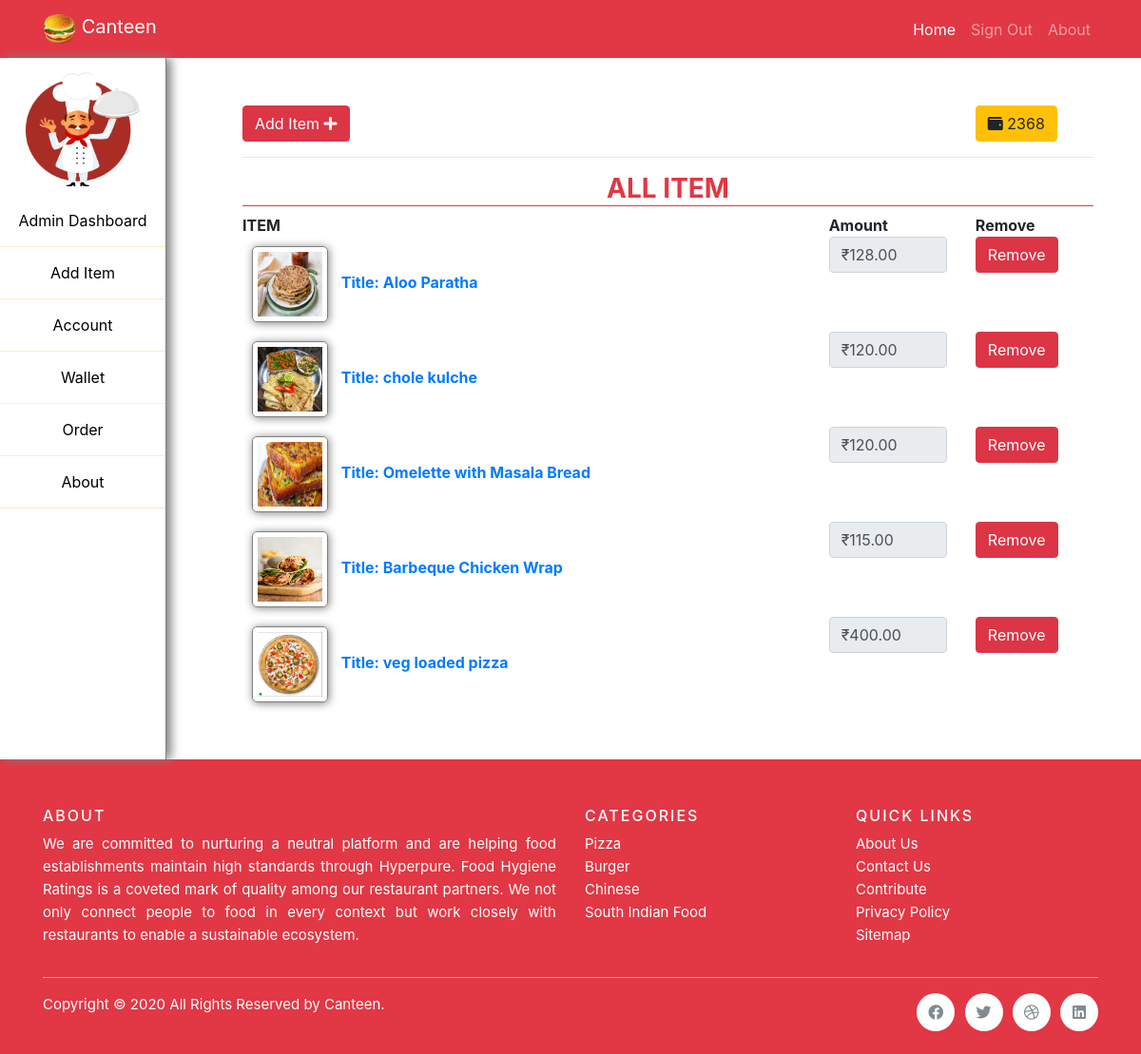
Screenshot of /additem.php (signed in) with the database file from the repository.
### tables this page shows
CREATE TABLE `menu` (
  `id` int(250) NOT NULL,
  `uid` varchar(250) NOT NULL,
  `iid` varchar(250) NOT NULL,
  `email` varchar(250) NOT NULL,
  `userImage` varchar(250) NOT NULL,
  `imagetitle` varchar(250) NOT NULL,
  `imagedescription` varchar(250) NOT NULL,
  `imageprice` varchar(250) NOT NULL,
  `updateDate` varchar(250) NOT NULL,
  `foodType` varchar(250) NOT NULL
);

### additem.php (the view, shortened to what this page needs)
<?php
require("includes/database.php");
if(!isset($_SESSION["adminEmail"])) {
    header("location: index.php");
} else {
    $localEmail = $_SESSION['adminEmail'];
}
?>
<!DOCTYPE html>
<html lang="en">
<head>
    <link rel="stylesheet" href="css/basic.css" type="text/css" />
    <link rel="stylesheet" href="css/index.css" type="text/css" />
    <link rel="stylesheet" href="CDN/css/bootstrap.css" type="text/css" />
    <link rel="stylesheet" type="text/css" href="https://cdnjs.cloudflare.com/ajax/libs/font-awesome/5.11.2/css/all.css">
</head>
<body>
    <nav class="navbar navbar-expand-lg navbar-dark static-top" style="background-color: #e23744">
    <div class="container">
      <a class="navbar-brand" href="http://localhost/Canteen/"><img src="images/siteImages/android-chrome-192x192.png" width="35" height="35" class="d-inline-block align-top" alt=""> Canteen</a>
      <div class="collapse navbar-collapse" id="navbarResponsive">
        <ul class="navbar-nav ml-auto">
          <li class="nav-item active">
            <a class="nav-link" href="http://localhost/Canteen/">Home
            </a>
          </li>
            <li class='nav-item'><a class='nav-link' href='logout.php'>Sign Out</a></li>
            <li class="nav-item">
            <a class="nav-link" href="about.php">About</a>
            </li>
        </ul>
      </div>
      </div>
    </nav>
    <?php include("includes/leftnavtop.php");?>
    <div class="row">
    <div class="col-md-2">
        <a href="addnewfood.php" class="btn btn-danger">Add Item <i class="fas fa-plus"></i></a>
    </div>
    <div class="col-md-8"></div>
    <div class="col-md-2">
        <a href="wallet.php" class="btn btn-warning"><i class="fas fa-wallet"></i>
        <?php
               $selUserPurchased = mysqli_query($conn, "SELECT * FROM admin WHERE email='$localEmail'");
               if(mysqli_num_rows($selUserPurchased) > 0) {
                    $getAmount = mysqli_fetch_assoc($selUserPurchased);
                    echo $getAmount['wallet'];
               }
        ?>
        </a>
    </div>
    </div>
    <hr />
    <h3 style="text-align: center; border-bottom: 1px solid #e23744; color: #e23744; font-weight: bold">ALL ITEM</h3>
    <div class="row">
    <div class="col-md-8" style="font-weight: bold">
    ITEM
    </div>
    <div class="col-md-2" style="font-weight: bold">
    Amount
    </div>
    <div class="col-md-2" style="font-weight: bold">
    Remove
    </div>
    </div>
    <?php
    $selUserPurchased = mysqli_query($conn, "SELECT * FROM menu");
    if(mysqli_num_rows($selUserPurchased) > 0) {
        while($retrievePurchased = mysqli_fetch_assoc($selUserPurchased)) {
            echo "
            <div class='row'>
            <div class='col-md-8' style='font-weight: bold'>
            <a href='menu.php?img=". $retrievePurchased['iid'] ."&imgname=". $retrievePurchased['imagetitle'] ."'><div><img src='".$retrievePurchased['userImage']."' alt='Product Image' style='border: 1px solid grey; padding: 5px; margin: 10px; border-radius: 5px; box-shadow: 1px 1px 10px grey' width=80 height=80><span style='font-weight: bold'> Title: </span>".$retrievePurchased['imagetitle']."</div></a>
            </div>
            <div class='col-md-2' style='font-weight: bold'>
                <input type='text' class='form-control' value='₹".$retrievePurchased['imageprice'].".00' disabled />
            </div>
            <div class='col-md-2' style='font-weight: bold'>
                <form action='' method='post'>
                <input type='hidden' name='getToremove' value='". $retrievePurchased['iid'] ."' />
                <input type='submit' name='removeItem' class='btn btn-danger' value='Remove' />
                </form>
            </div>
            </div>
            ";
        }
    }
    ?>
    <?php include("includes/leftnavbottom.php");?>
    <?php require("includes/footer.php");?>

### css/index.css (style rules this page uses)
body { overflow-x: hidden; }

### rows the page displays
menu: userImage (picture), imagetitle "Aloo Paratha", imageprice "₹128.00"
menu: userImage (picture), imagetitle "chole kulche", imageprice "₹120.00"
menu: userImage (placeholder picture), imagetitle "Omelette with Masala Bread", imageprice "₹120.00"
menu: userImage (picture), imagetitle "Barbeque Chicken Wrap", imageprice "₹115.00"
menu: userImage (picture), imagetitle "veg loaded pizza", imageprice "₹400.00"

### other values shown
$getAmount['wallet'] "2368"
